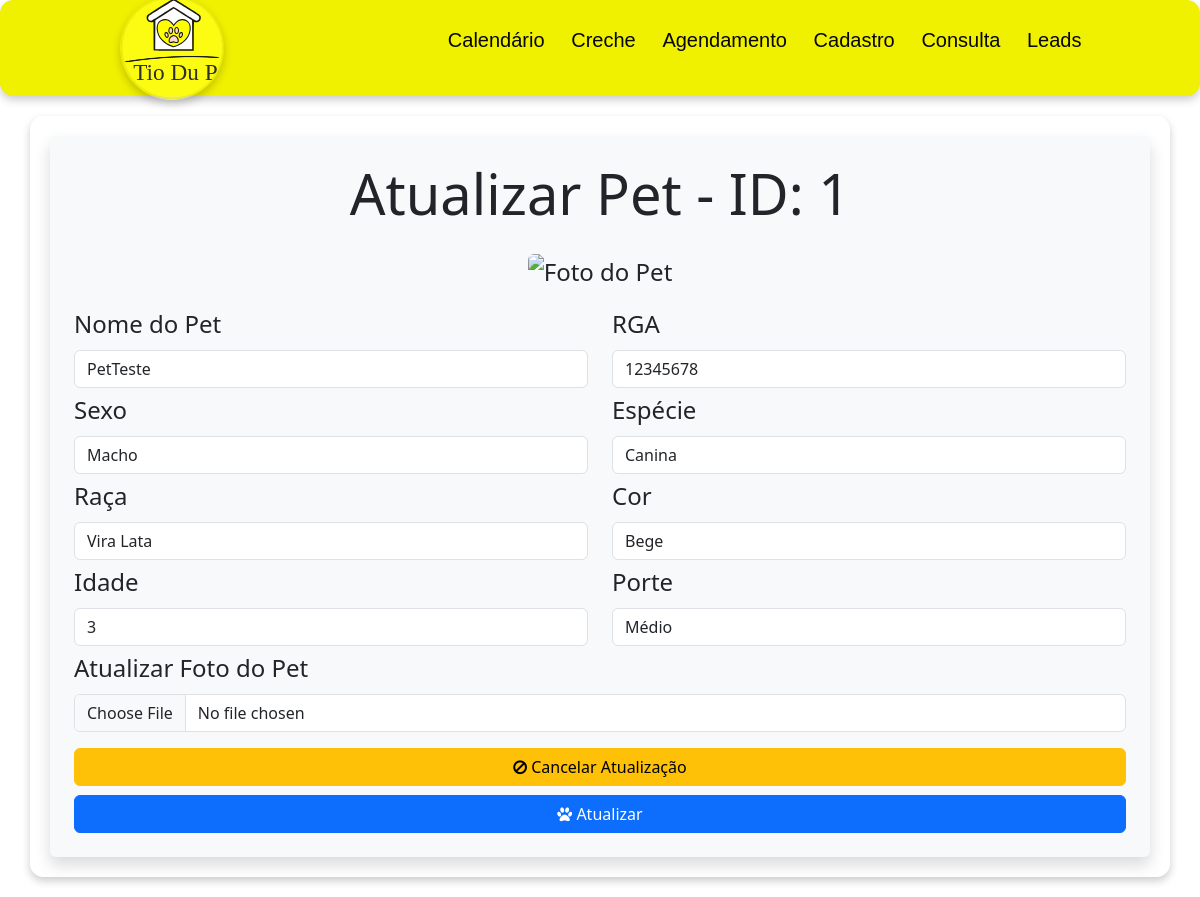
/office/atualizar_pet.php?id=1&nome=PetTeste&rga=12345678&sexo=Macho&especie=Canina&raca=Vira Lata&cor=Bege&idade=3&porte=Médio (signed in), run on the app's committed database.
### tables this page shows
CREATE TABLE `pet` (
  `id` int(10) NOT NULL,
  `nome` varchar(50) NOT NULL,
  `sexo` varchar(50) NOT NULL,
  `especie` varchar(30) NOT NULL,
  `raca` varchar(50) DEFAULT NULL,
  `cor` varchar(50) DEFAULT NULL,
  `idade` int(3) DEFAULT NULL,
  `porte` varchar(20) DEFAULT NULL,
  `rga` varchar(50) DEFAULT NULL,
  `foto_pet` longblob DEFAULT NULL
);

### office/atualizar_pet.php (the view, shortened to what this page needs)
<?php
include 'header.php';
$servername = "localhost";
$username = "root";
$password = "";
$dbname = "db_tiodupetservice";
$conexao = new mysqli($servername, $username, $password, $dbname);
$pet_id = $_GET['id'];
$sql = "SELECT * FROM pet WHERE id = $pet_id";
$resultado = $conexao->query($sql);
if ($resultado->num_rows > 0) {
    $row = $resultado->fetch_assoc();
} else {
    echo "<div class='container'><p class='text-danger text-center'>Pet não encontrado.</p></div>";
    exit;
}
?>
<!DOCTYPE html>
<html lang="pt-br">
<head>
    <link href="https://cdn.jsdelivr.net/npm/bootstrap@5.3.3/dist/css/bootstrap.min.css" rel="stylesheet">
    <link rel="stylesheet" href="https://cdnjs.cloudflare.com/ajax/libs/font-awesome/4.7.0/css/font-awesome.min.css">
    <link rel="stylesheet" href="officestyle.css">
</head>
<body>
<div class="container-centered container d-flex justify-content-center align-items-center">
    <div class="form-container col-md-8 bg-light p-4 rounded shadow">
        <h1 class="text-center mb-4 display-4">Atualizar Pet - ID: <?php echo $pet_id; ?></h1>
        <div class="text-center mb-3">
            <?php if (!empty($row['foto_pet'])): ?>
                <img src="exibir_foto_pet.php?id=<?php echo $pet_id; ?>" alt="Foto do Pet" class="img-fluid rounded" style="max-width: 600px; height: auto;">
            <?php else: ?>
                <p class="text-muted">Sem foto disponível.</p>
            <?php endif; ?>
        </div>
        <form id="atualizarpetForm">
            <div class="row mb-1">
                <div class="col-md-6">
                    <label for="txtNome" class="form-label">Nome do Pet</label>
                    <input name="txtNome" id="txtNome" type="text" class="form-control" value="<?php echo htmlspecialchars($row['nome']); ?>" required>
                </div>
                <div class="col-md-6">
                    <label for="txtRga" class="form-label">RGA</label>
                    <input name="txtRga" id="txtRga" type="text" class="form-control" value="<?php echo htmlspecialchars($row['rga']); ?>">
                </div>
            </div>
            <div class="row mb-1">
                <div class="col-md-6">
                    <label for="txtSexo" class="form-label">Sexo</label>
                    <input name="txtSexo" id="txtSexo" type="text" class="form-control" value="<?php echo htmlspecialchars($row['sexo']); ?>">
                </div>
                <div class="col-md-6">
                    <label for="txtEspecie" class="form-label">Espécie</label>
                    <input name="txtEspecie" id="txtEspecie" type="text" class="form-control" value="<?php echo htmlspecialchars($row['especie']); ?>">
                </div>
            </div>
            <div class="row mb-1">
                <div class="col-md-6">
                    <label for="txtRaca" class="form-label">Raça</label>
                    <input name="txtRaca" id="txtRaca" type="text" class="form-control" value="<?php echo htmlspecialchars($row['raca']); ?>">
                </div>
                <div class="col-md-6">
                    <label for="txtCor" class="form-label">Cor</label>
                    <input name="txtCor" id="txtCor" type="text" class="form-control" value="<?php echo htmlspecialchars($row['cor']); ?>">
                </div>
            </div>
            <div class="row mb-1">
                <div class="col-md-6">
                    <label for="txtIdade" class="form-label">Idade</label>
                    <input name="txtIdade" id="txtIdade" type="number" class="form-control" value="<?php echo htmlspecialchars($row['idade']); ?>" required>
                </div>
                <div class="col-md-6">
                    <label for="txtPorte" class="form-label">Porte</label>
                    <input name="txtPorte" id="txtPorte" type="text" class="form-control" value="<?php echo htmlspecialchars($row['porte']); ?>">
                </div>
            </div>
            <div class="mb-3">
                <label for="foto_pet" class="form-label">Atualizar Foto do Pet</label>
                <input type="file" name="foto_pet" id="foto_pet" class="form-control" accept="image/*">
            </div>
            <div class="text-center">
                <a href="listar_pet.php" class="btn btn-warning w-100 mb-2">
                    <i class="fa fa-ban"></i> Cancelar Atualização
                </a>
                <button type="submit" name="btnAtualizar" class="btn btn-primary w-100">
                    <i class="fa fa-paw"></i> Atualizar
                </button>
            </div>
        </form>
    </div>
</div>
</body>
</html>

### office/officestyle.css (style rules this page uses)
.container-centered { display: flex; justify-content: center; align-items: center; padding: 20px; margin: 20px auto; background-color: #fff; box-shadow: 0 4px 8px rgba(0, 0, 0, 0.2); border-radius: 10pt; font-size:x-large; }
.form-container { width: 100%; background-color: #f8f9fa; padding: 30px; border-radius: 10px; box-shadow: 0px 4px 12px rgba(0, 0, 0, 0.1); }

### office/header.php (style rules this page uses)
* { margin: 10; padding: 10; }

### data on the page
pet: txtNome "PetTeste", txtRga "12345678", txtSexo "Macho", txtEspecie "Canina", txtRaca "Vira Lata", txtCor "Bege", txtIdade "3", txtPorte "Médio"

### other printed values
$pet_id "1"
